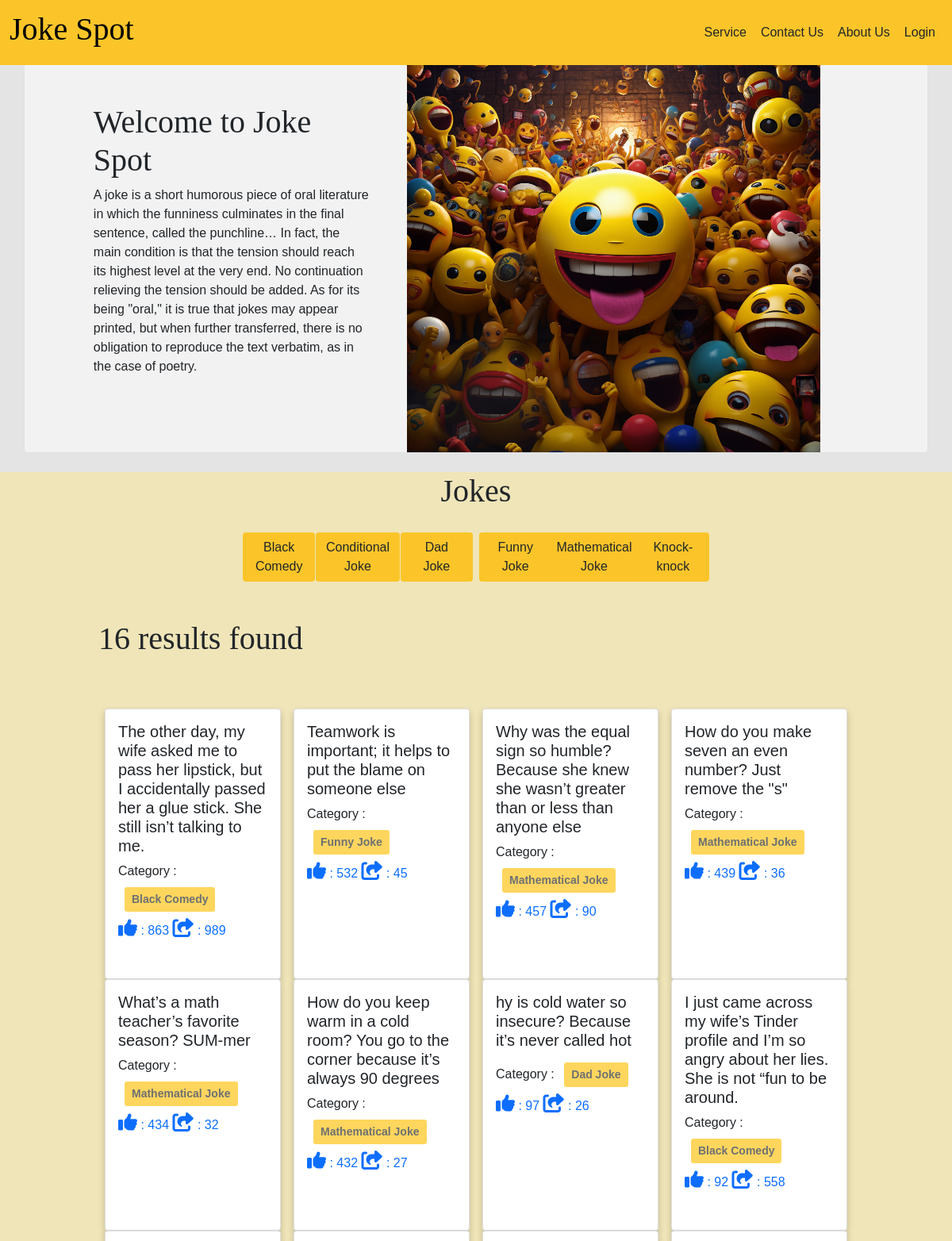
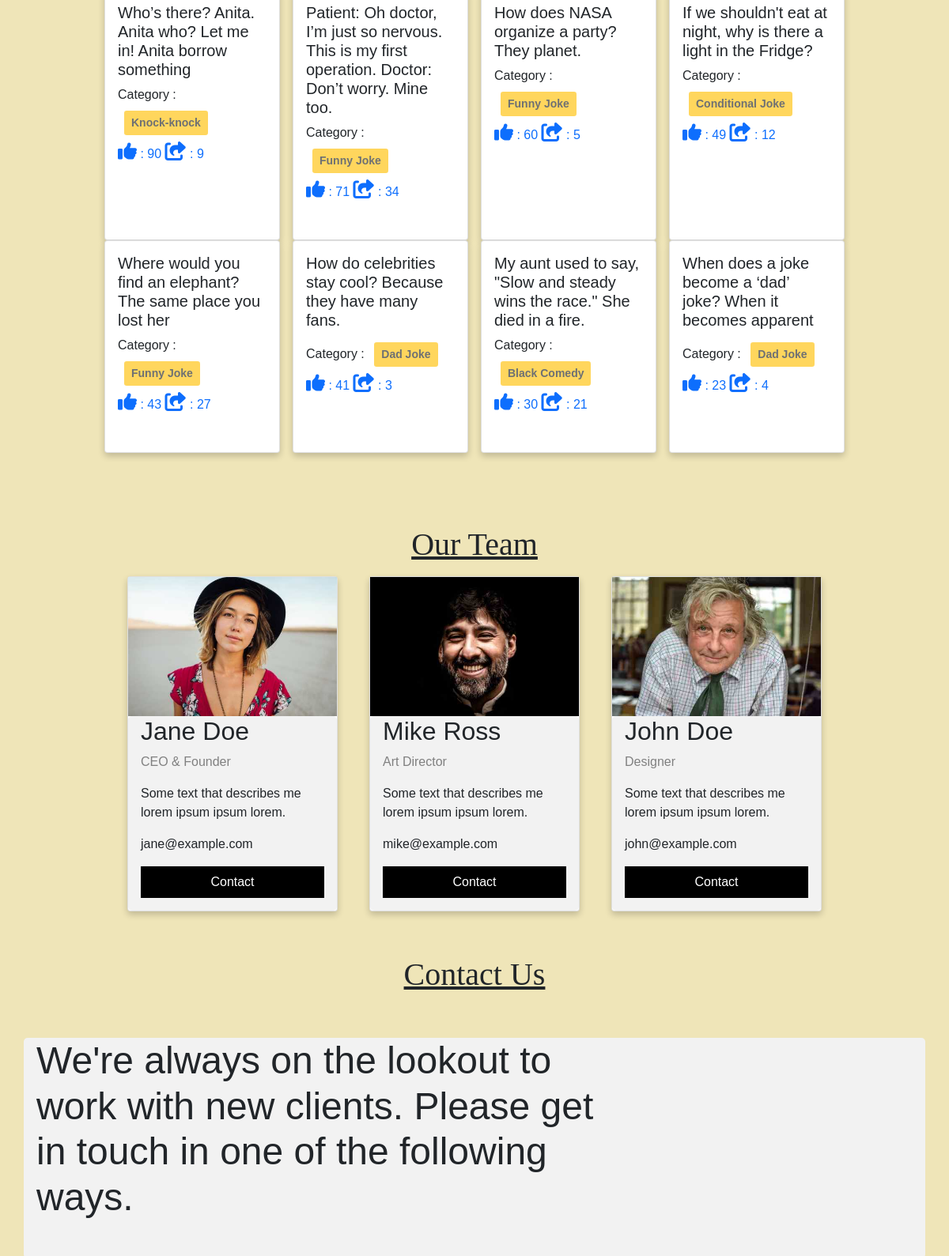
The page / (upper part) on the database its author committed (2 pictures, top to bottom).
### categories/models.py (models this page shows, shortened)
class Category(models.Model):
    name = models.CharField(max_length=100)
    slug = models.SlugField(max_length=100,unique=True, null=True, blank=True)

### posts/models.py (models this page shows, shortened)
class Post(models.Model):
    content = models.TextField()
    category = models.ManyToManyField(Category) # ekta post multiple categorir moddhe thakte pare abar ekta categorir moddhe multiple post thakte pare
    author = models.ForeignKey(User, on_delete=models.CASCADE)
    like = models.IntegerField()
    share = models.IntegerField()

### JokeSpot/views.py (the view)
# urls.py: 2. Add a URL to urlpatterns:  path('', views.home, name='home')
def home(request, category_slug = None):
    data = Post.objects.all().order_by('-like')
    if category_slug is not None:
        category = Category.objects.get(slug = category_slug)
        data = Post.objects.filter(category  = category)
    categories = Category.objects.all()
    return render(request, 'home.html', {'data' : data, 'category' : categories})

### templates/home.html (shortened to what this page needs)
{% extends 'base.html' %}
{% load static %}
{% block content %}
<div class="container d-flex flex-wrap px-5 align-items-center justify-content-center gap-5 border border-none ">
    <div class="ppp col-4 pt-5">
      <h1>Welcome to Joke Spot</h1>
      <p>A joke is a short humorous piece of oral literature in which the funniness culminates in the final sentence, called the punchline… In fact, the main condition is that the tension should reach its highest level at the very end. No continuation relieving the tension should be added. As for its being "oral," it is true that jokes may appear printed, but when further transferred, there is no obligation to reproduce the text verbatim, as in the case of poetry.</p>
    </div>
    <div class="pp col-md-6 ">
      <img class="w-100 d-block mx-auto mt-5 mx-5"src="{% static 'emogi.png' %}" />
    </div>
</div>
<br>
<div style="background-color:#efe5b8;">
  <h1 data-aos="fade-up" data-aos-offset="200"style="text-align:center">Jokes</u></h1>
  <div class="row p-3 text-center justify-content-center">
    {% for cat in category %}
    <div class="col-sm-1 d-flex flex-wrap justify-content-center p-1">
      <a href="{% url 'category_wise_post' cat.slug %}" class="text-decoration-none text-dark btn "style="background-color:#FBC529;" >{{cat.name}}</a>
    </div>
    {% endfor %}
  </div>
  <div class="d-flex flex-wrap p-4 justify-content-center" style="background-color:#efe5b8;">
  <div class="col-10 p-1">
    <h1>{{data | length}} results found</h1>
    <div data-aos="fade-up" data-aos-offset="200" class="d-flex flex-wrap pt-5">
      {% for post in data %}
      <div class="col-sm-3">
        <div class="card m-2 h-100 ">
          <div class="card-body">
            <h5 class="card-title"><a href="{% url 'detail_post' post.id %}" class="text-decoration-none text-dark">{{post.content}}</a></h5>
            <p>
              Category : {% for cat in post.category.all %}
              <button class="btn btn-sm m-2 bg-warning" disabled>
                <b>{{cat.name}}</b>
                <br>
              </button>
              {% endfor %}
              <br>
              <a class="text-decoration-none "href="{% url 'like' post.id %}">
                <i class="fa fa-thumbs-up" style="font-size:24px"></i> : {{post.like}}
                <i style="font-size:24px" class="fa">&#xf14d;</i> : {{post.share}}</a>
            </p>
          </div>
        </div>
      </div>
      {% endfor %}
    </div>
  </div>
</div>
<br>
<br>
<br>
<h1 style="text-align:center "><u>Our Team</u></h1>
<div class="row justify-content-center">
  <div class="col-sm-3"data-aos="fade-right" data-aos-offset="200">
    <div class="card">
      <img src="{% static 'team1.jpg' %}" alt="Jane" style="width:100%">
      <div class="container">
        <h2>Jane Doe</h2>
        <p class="title">CEO & Founder</p>
        <p>Some text that describes me lorem ipsum ipsum lorem.</p>
        <p>jane@example.com</p>
        <p><button class="button">Contact</button></p>
      </div>
    </div>
  </div>
  <div class="col-sm-3">
    <div class="card">
      <img src="{% static 'team2.jpg' %}" alt="Mike" style="width:100%">
      <div class="container">
        <h2>Mike Ross</h2>
        <p class="title">Art Director</p>
        <p>Some text that describes me lorem ipsum ipsum lorem.</p>
        <p>mike@example.com</p>
        <p><button class="button">Contact</button></p>
      </div>
    </div>
  </div>
  <div class="col-sm-3">
    <div class="card" data-aos="fade-left" data-aos-offset="200">
      <img src="{% static 'team3.jpg' %}" alt="John" style="width:100%">
      <div class="container">
        <h2>John Doe</h2>
        <p class="title">Designer</p>
        <p>Some text that describes me lorem ipsum ipsum lorem.</p>
        <p>john@example.com</p>
        <p><button class="button">Contact</button></p>
      </div>
    </div>
  </div>
</div>
<h1 style="text-align:center"data-aos="fade-up" data-aos-offset="200" class="mt-5"><u>Contact Us</u></h1>
<section class="py-3 py-md-5 py-xl-8">
  <div class="container">
    <div class="row">
      <div class="col-12 col-md-10 col-lg-8">
        <h2 class="display-5 mb-4 mb-md-5 mb-xl-8">We're always on the lookout to work with new clients. Please get in touch in one of the following ways.</h2>
      </div>
    </div>
  </div>
</section>
{% endblock %}

### templates/base.html (shortened to what this page needs)
<!DOCTYPE html>
<html lang="en">
  <head>
    <link href="https://unpkg.com/aos@2.3.1/dist/aos.css" rel="stylesheet">
    <link
      href="https://cdn.jsdelivr.net/npm/bootstrap@5.0.2/dist/css/bootstrap.min.css"
      rel="stylesheet"
    />
    <link rel="stylesheet" href="https://cdnjs.cloudflare.com/ajax/libs/font-awesome/4.7.0/css/font-awesome.min.css">
    <link rel="stylesheet" href="https://cdnjs.cloudflare.com/ajax/libs/font-awesome/4.7.0/css/font-awesome.min.css">
  </head>
  <body style="background-color : #e4e4e4">
    <nav class="navbar navbar-expand-lg navbar-dark fixed-top "style="background-color:#FBC529;">
      <div class="container-fluid">
        <a class="navbar-brand ml-"style="color:black;" href="{% url 'homepage' %}"><b><h1>Joke Spot</h1></b></a>
        <div class="collapse navbar-collapse" id="navbarSupportedContent">
          <div class="d-flex">
            <ul class="navbar-nav me-auto mb-lg-0">
              {% if request.user.is_authenticated %}
              <li class="nav-item mx-3">
                <a style="text-decoration: none;"
                  class="nav-link btn  text-dark"
                  href="{% url 'profile' %}"
                  >Profile</a
                >
              </li>
              <li class="nav-item ">
                <a style="text-decoration: none;"
                class="nav-link btn  text-dark text-none"
                href="{% url 'service' %}"
                >Service</a
                >
              </li>
              <li class="nav-item ">
                <a style="text-decoration: none;"
                class="nav-link btn  text-dark text-none"
                href="{% url 'contact' %}"
                >Contact Us</a
                >
              </li>
              <li class="nav-item">
                <a style="text-decoration: none;"
                class="nav-link btn  text-dark text-none"
                href="{% url 'about' %}"
                >About Us</a
                >
              </li>
              <li class="nav-item mx-3">
                <a
                  class="nav-link btn btn-danger text-dark"
                  href="{% url 'user_logout' %}"
                  >Logout</a
                >
              </li>
              {% else %}
              <li class="nav-item ">
                <a style="text-decoration: none;"
                  class="nav-link btn  text-dark text-none"
                  href="{% url 'service' %}"
                  >Service</a
                >
              </li>
              <li class="nav-item ">
                <a style="text-decoration: none;"
                  class="nav-link btn  text-dark text-none"
                  href="{% url 'contact' %}"
                  >Contact Us</a
                >
              </li>
              <li class="nav-item ">
                <a style="text-decoration: none;"
                  class="nav-link btn  text-dark text-none"
                  href="{% url 'about' %}"
                  >About Us</a
                >
              </li>
              <li class="nav-item">
                <a
                  class="nav-link btn  text-dark"
                  href="{% url 'user_login' %}"
                  >Login</a
                >
              </li>
              {% endif %}
            </ul>
          </div>
        </div>
      </div>
    </nav>
    {% block content %} {% endblock %}
  </body>
</html>

### rows shown on the page
Category: name "Black Comedy"
Category: name "Conditional Joke"
Category: name "Dad Joke"
Category: name "Funny Joke"
Category: name "Mathematical Joke"
Category: name "Knock-knock"
Post: content "The other day, my wife asked me to pass her lipstick, but I accidentally passed her a glue stick. She still isn’t talking to me.", like "863", share "989"
Post: content "Teamwork is important; it helps to put the blame on someone else", like "532", share "45"
Post: content "Why was the equal sign so humble? Because she knew she wasn’t greater than or less than anyone else", like "457", share "90"
Post: content "How do you make seven an even number? Just remove the \"s\"", like "439", share "36"
Post: content "What’s a math teacher’s favorite season? SUM-mer", like "434", share "32"
Post: content "How do you keep warm in a cold room? You go to the corner because it’s always 90 degrees", like "432", share "27"
Post: content "hy is cold water so insecure? Because it’s never called hot", like "97", share "26"
Post: content "I just came across my wife’s Tinder profile and I’m so angry about her lies. She is not “fun to be around.", like "92", share "558"
Post: content "Who’s there? Anita. Anita who? Let me in! Anita borrow something", like "90", share "9"
Post: content "Patient: Oh doctor, I’m just so nervous. This is my first operation. Doctor: Don’t worry. Mine too.", like "71", share "34"
Post: content "How does NASA organize a party? They planet.", like "60", share "5"
Post: content "If we shouldn't eat at night, why is there a light in the Fridge?", like "49", share "12"
Post: content "Where would you find an elephant? The same place you lost her", like "43", share "27"
Post: content "How do celebrities stay cool? Because they have many fans.", like "41", share "3"
Post: content "My aunt used to say, \"Slow and steady wins the race.\" She died in a fire.", like "30", share "21"
Post: content "When does a joke become a ‘dad’ joke? When it becomes apparent", like "23", share "4"

### other values the page prints
{{ data | length }} "16"
